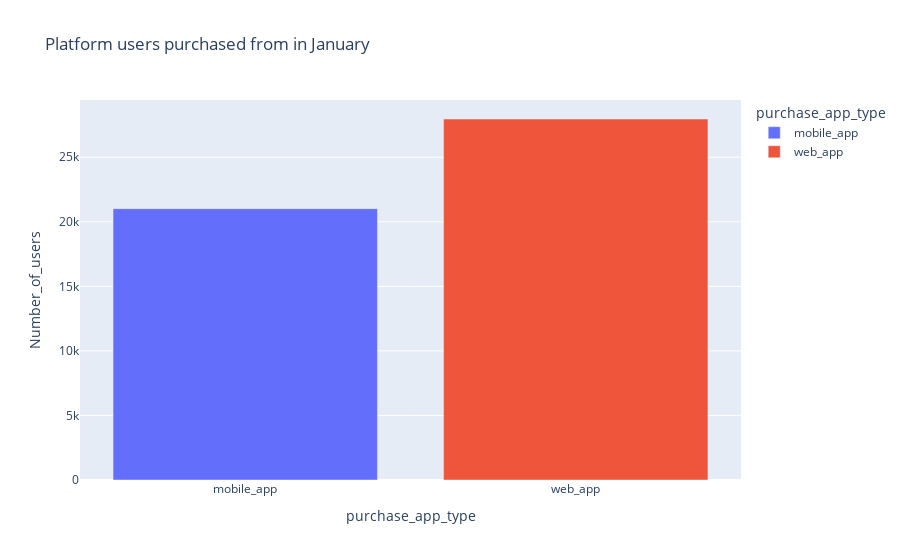

The cell this chart's notebook holds for it:
### Code cell
fig = px.bar(df_type, x='purchase_app_type', y='Number_of_users', color = 'purchase_app_type', title = 'Platform users purchased from in January')
fig.show(renderer="svg")

### Figure 1 — Plotly figure (JSON) as saved in the notebook; plotly's stock layout.template omitted (floating-point values rounded to 4 significant figures)
{"data": [{"alignmentgroup": "True", "hovertemplate": "purchase_app_type=%{x}<br>Number_of_users=%{y}<extra></extra>", "legendgroup": "mobile_app", "marker": {"color": "#636efa", "pattern": {"shape": ""}}, "name": "mobile_app", "offsetgroup": "mobile_app", "orientation": "v", "showlegend": true, "textposition": "auto", "type": "bar", "x": ["mobile_app"], "xaxis": "x", "y": [21020], "yaxis": "y"}, {"alignmentgroup": "True", "hovertemplate": "purchase_app_type=%{x}<br>Number_of_users=%{y}<extra></extra>", "legendgroup": "web_app", "marker": {"color": "#EF553B", "pattern": {"shape": ""}}, "name": "web_app", "offsetgroup": "web_app", "orientation": "v", "showlegend": true, "textposition": "auto", "type": "bar", "x": ["web_app"], "xaxis": "x", "y": [27963], "yaxis": "y"}], "layout": {"barmode": "relative", "legend": {"title": {"text": "purchase_app_type"}, "tracegroupgap": 0}, "title": {"text": "Platform users purchased from in January"}, "xaxis": {"anchor": "y", "categoryarray": ["mobile_app", "web_app"], "categoryorder": "array", "domain": [0, 1], "title": {"text": "purchase_app_type"}}, "yaxis": {"anchor": "x", "domain": [0, 1], "title": {"text": "Number_of_users"}}}}
